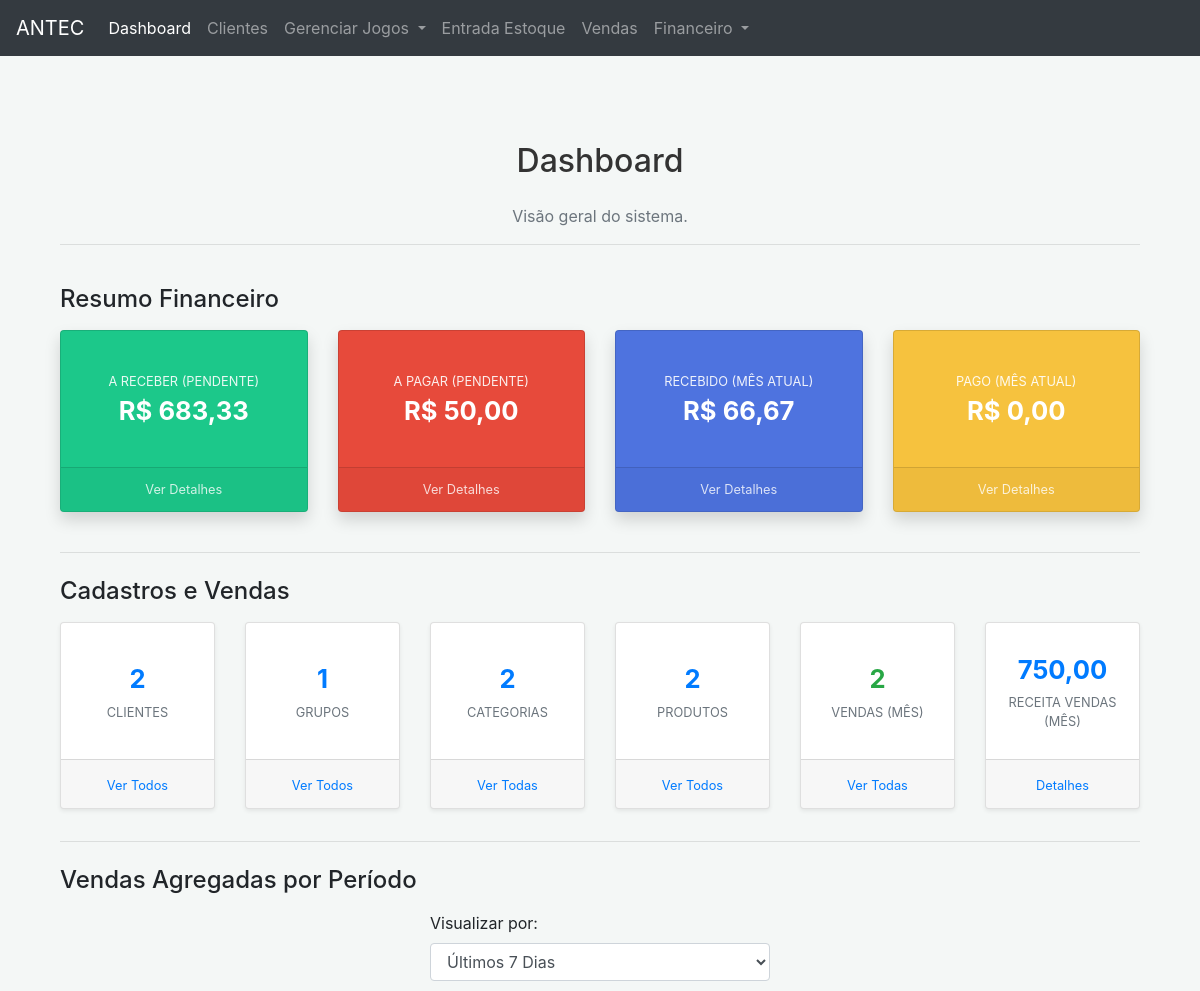
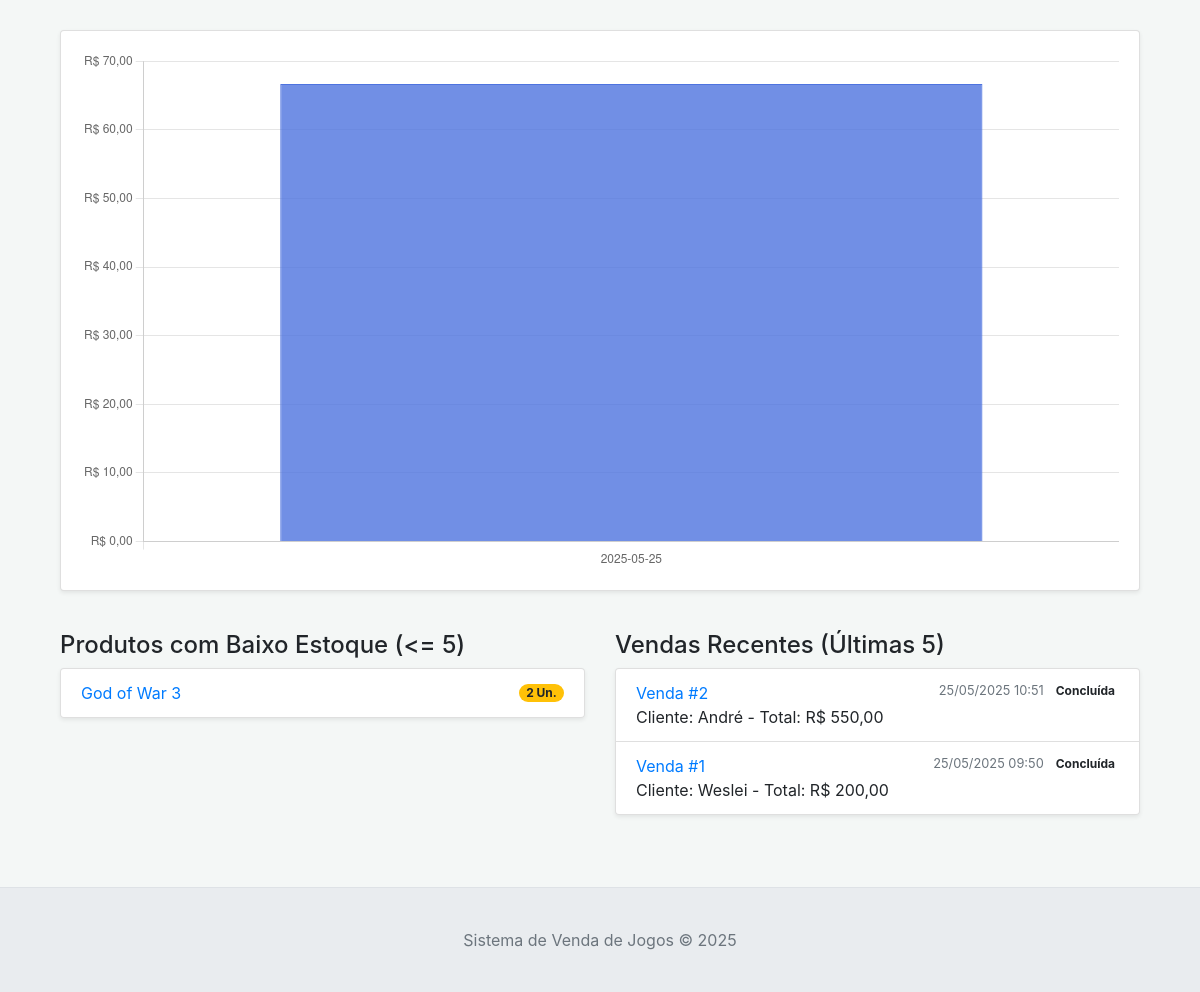
Before: / with the older database file (2 pictures, top to bottom).
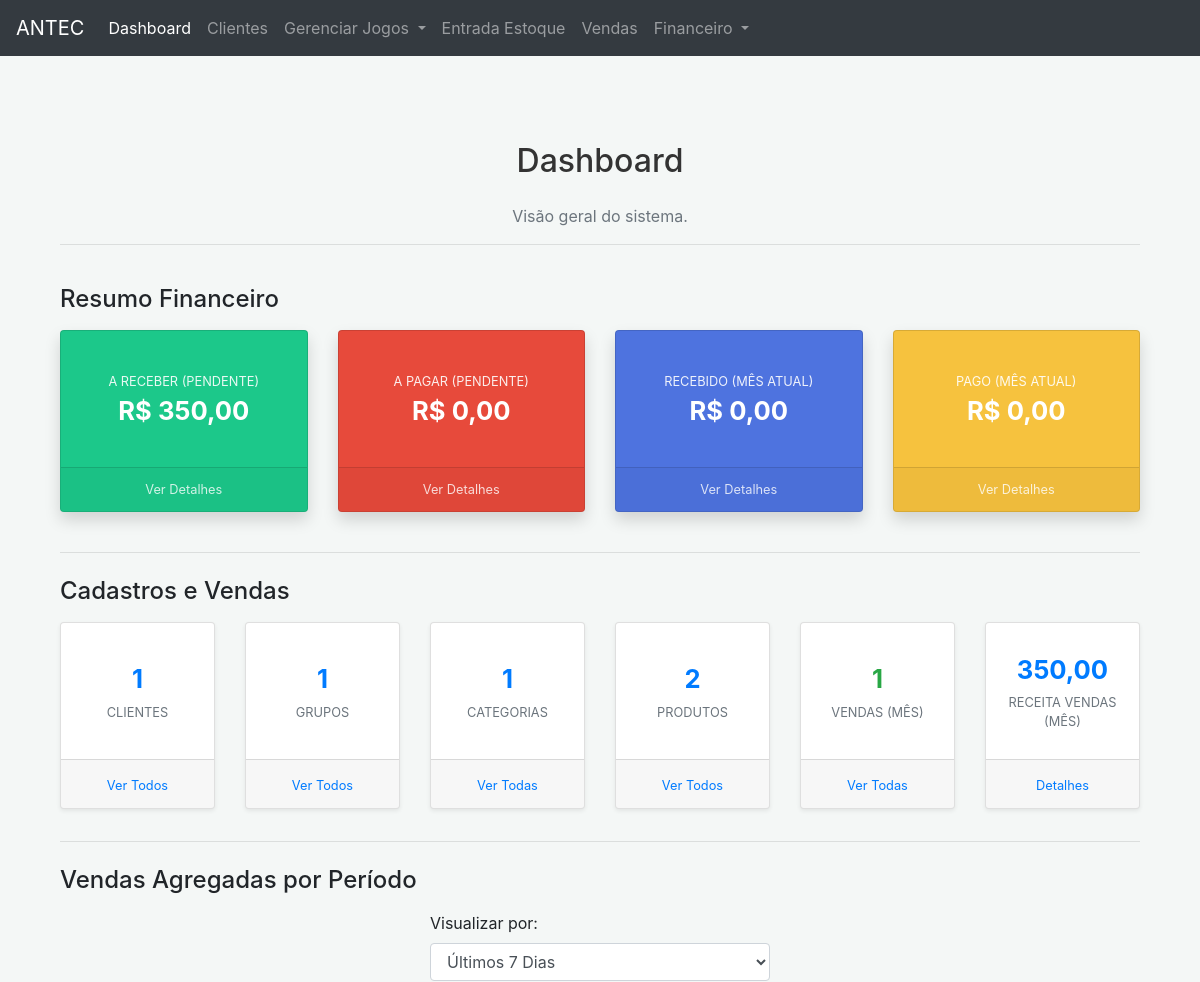
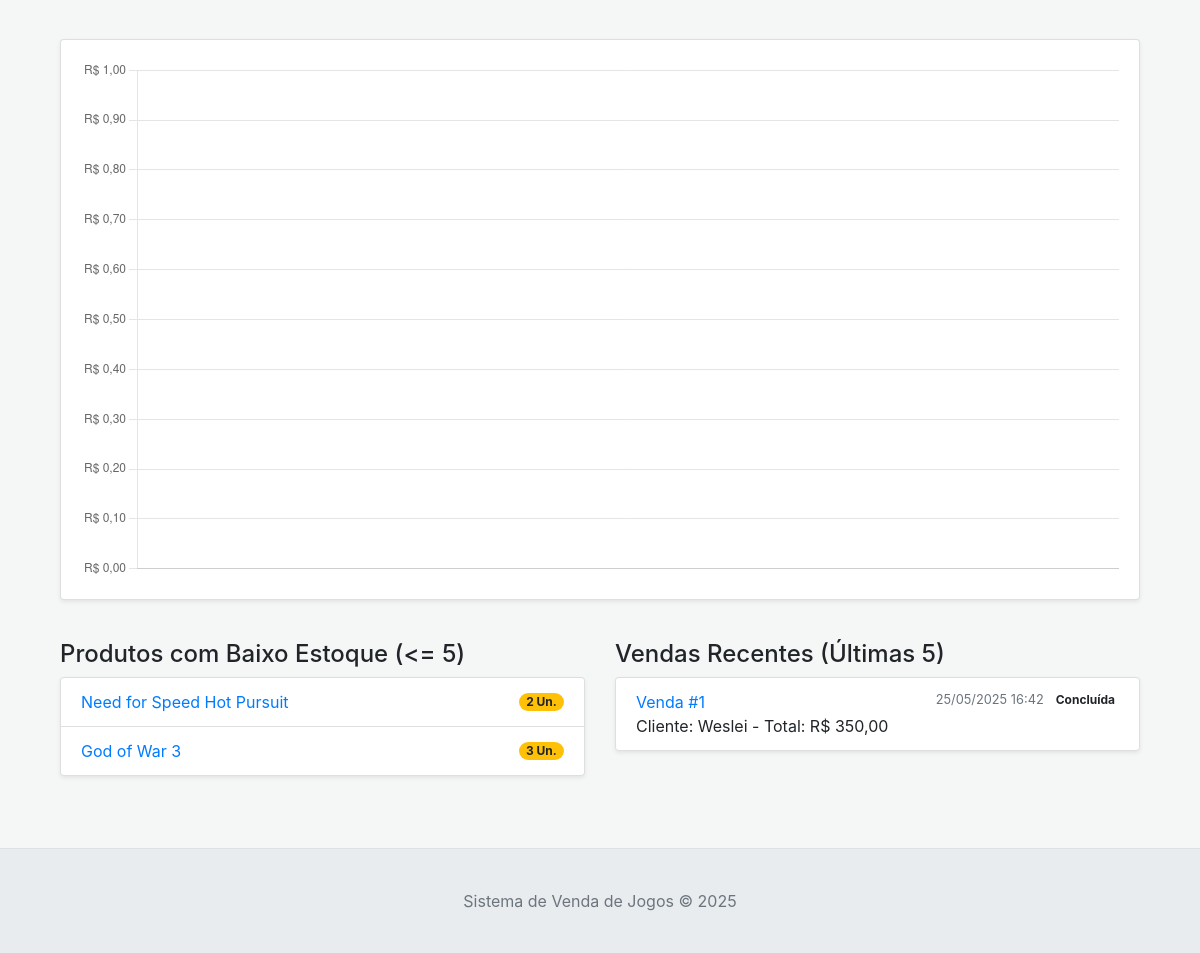
After: the same page with the newer database file (2 pictures, top to bottom).
### tables this page shows
CREATE TABLE produtos (
                id INTEGER PRIMARY KEY AUTOINCREMENT,
                nome TEXT NOT NULL UNIQUE,
                descricao TEXT,
                preco_venda REAL NOT NULL,
                quantidade_estoque INTEGER DEFAULT 0,
                unidade_medida TEXT,
                categoria_id INTEGER,
                data_cadastro DATETIME DEFAULT CURRENT_TIMESTAMP,
                FOREIGN KEY (categoria_id) REFERENCES categorias (id) ON DELETE SET NULL
            );

CREATE TABLE vendas (
                id INTEGER PRIMARY KEY AUTOINCREMENT,
                cliente_id INTEGER,
                data_venda DATETIME DEFAULT CURRENT_TIMESTAMP,
                valor_total REAL NOT NULL,
                status TEXT DEFAULT 'Rascunho',
                observacao TEXT,
                forma_pagamento TEXT,
                numero_parcelas INTEGER DEFAULT 1,
                periodo_pagamento_parcelas TEXT,
                FOREIGN KEY (cliente_id) REFERENCES clientes (id) ON DELETE SET NULL
            );

CREATE TABLE clientes (
                id INTEGER PRIMARY KEY AUTOINCREMENT,
                nome TEXT NOT NULL,
                email TEXT,
                telefone TEXT,
                endereco_rua TEXT,
                endereco_numero TEXT,
                endereco_bairro TEXT,
                endereco_cidade TEXT,
                endereco_uf TEXT,
                endereco_cep TEXT,
                data_cadastro DATETIME DEFAULT CURRENT_TIMESTAMP
            );

### app.py (the view)
@app.route('/')
def dashboard():
    try:
        stats = db_manager.get_dashboard_stats()
        stats['a_receber_total'] = Decimal(stats.get('a_receber_total') if stats.get('a_receber_total') is not None else 0.0)
        vendas_last_7_days = db_manager.get_vendas_last_7_days()
        stats['a_pagar_total'] = Decimal(stats.get('a_pagar_total') if stats.get('a_pagar_total') is not None else 0.0)
        stats['recebido_mes_atual'] = Decimal(stats.get('recebido_mes_atual') if stats.get('recebido_mes_atual') is not None else 0.0)
        stats['pago_mes_atual'] = Decimal(stats.get('pago_mes_atual') if stats.get('pago_mes_atual') is not None else 0.0)
        stats['valor_total_vendas_mes_atual'] = Decimal(stats.get('valor_total_vendas_mes_atual') if stats.get('valor_total_vendas_mes_atual') is not None else 0.0)
    except Exception as e:
        flash(f"Erro ao carregar estatísticas do dashboard: {e}", "danger")
        stats = {
            'total_clientes': 0, 'total_grupos': 0, 'total_categorias': 0, 'total_produtos': 0,
            'total_vendas_mes_atual': 0, 'valor_total_vendas_mes_atual': Decimal('0.00'),
            'a_receber_total': Decimal('0.00'), 'a_pagar_total': Decimal('0.00'),
            'recebido_mes_atual': Decimal('0.00'), 'pago_mes_atual': Decimal('0.00'),
            'produtos_baixo_estoque': [], 'vendas_recentes': []
        }
        vendas_last_7_days = [] # Garante que a variável existe mesmo em caso de erro
    return render_template('dashboard.html', stats=stats, vendas_data=json.dumps([dict(row) for row in vendas_last_7_days]))

### app.py (called while the page is built)
def format_datetime_for_display(dt_str):
    if not dt_str: return "N/A"
    try:
        if isinstance(dt_str, (datetime.datetime, datetime.date)):
            return dt_str.strftime('%d/%m/%Y %H:%M') if isinstance(dt_str, datetime.datetime) else dt_str.strftime('%d/%m/%Y')
        dt_str_cleaned = str(dt_str).replace('Z', '')
        if 'T' in dt_str_cleaned: dt_obj = datetime.datetime.fromisoformat(dt_str_cleaned); return dt_obj.strftime('%d/%m/%Y %H:%M')
        elif ' ' in dt_str_cleaned: dt_obj = datetime.datetime.strptime(dt_str_cleaned, '%Y-%m-%d %H:%M:%S'); return dt_obj.strftime('%d/%m/%Y %H:%M')
        else: dt_obj = datetime.datetime.strptime(dt_str_cleaned, '%Y-%m-%d'); return dt_obj.strftime('%d/%m/%Y')
    except (ValueError, TypeError): return str(dt_str)

@app.context_processor
def inject_now(): return {'now': datetime.datetime.now()}

### database.py (called while the page is built)
    def _get_connection(self):
        conn = sqlite3.connect(self.db_name)
        conn.row_factory = sqlite3.Row # Permite acessar colunas por nome
        return conn

### templates/dashboard.html (shortened to what the changed rows need)
{% extends "base.html" %}
{% block content %}
<div class="container mt-4">
    <div class="row mb-4">
        <div class="col-12">
            <h2 class="text-center">Dashboard</h2>
        </div>
    </div>
    <div class="row">
        <div class="col-xl-3 col-md-6 mb-4">
            <div class="card card-a-receber shadow h-100 card-financeiro">
                <div class="card-body">
                    <div class="stat-title">A Receber (Pendente)</div>
                    <div class="stat-value">R$ {{ "%.2f"|format(stats.a_receber_total if stats else 0.0)|replace('.', ',') }}</div>
                </div>
            </div>
        </div>
        <div class="col-xl-3 col-md-6 mb-4">
            <div class="card card-a-pagar shadow h-100 card-financeiro">
                <div class="card-body">
                    <div class="stat-title">A Pagar (Pendente)</div>
                    <div class="stat-value">R$ {{ "%.2f"|format(stats.a_pagar_total if stats else 0.0)|replace('.', ',') }}</div>
                </div>
            </div>
        </div>
        <div class="col-xl-3 col-md-6 mb-4">
            <div class="card card-recebido-mes shadow h-100 card-financeiro">
                <div class="card-body">
                    <div class="stat-title">Recebido (Mês Atual)</div>
                    <div class="stat-value">R$ {{ "%.2f"|format(stats.recebido_mes_atual if stats else 0.0)|replace('.', ',') }}</div>
                </div>
            </div>
        </div>
    </div>
    <div class="row justify-content-center">
        <div class="col-xl-2 col-md-4 mb-3">
            <div class="card text-center card-stats shadow-sm h-100">
                <div class="card-body">
                    <div class="stat-number">{{ stats.total_clientes if stats else '0' }}</div>
                    <div class="stat-label">Clientes</div>
                </div>
            </div>
        </div>
        <div class="col-xl-2 col-md-4 mb-3">
            <div class="card text-center card-stats shadow-sm h-100">
                <div class="card-body">
                    <div class="stat-number">{{ stats.total_categorias if stats else '0' }}</div>
                    <div class="stat-label">Categorias</div>
                </div>
            </div>
        </div>
        <div class="col-xl-2 col-md-4 mb-3">
            <div class="card text-center card-stats shadow-sm h-100">
                <div class="card-body">
                    <div class="stat-number text-success">{{ stats.total_vendas_mes_atual if stats else '0' }}</div>
                    <div class="stat-label">Vendas (Mês)</div>
                </div>
            </div>
        </div>
        <div class="col-xl-2 col-md-4 mb-3">
            <div class="card text-center card-stats shadow-sm h-100">
                <div class="card-body">
                    <div class="stat-number text-primary">{{ "%.2f"|format(stats.valor_total_vendas_mes_atual if stats else 0.0)|replace('.', ',') }}</div>
                    <div class="stat-label">Receita Vendas (Mês)</div>
                </div>
            </div>
        </div>
    </div>
    <div class="row mb-4">
        <div class="col-12">
            <div class="card shadow-sm">
                <div class="card-body">
                    <canvas id="vendasChart"></canvas>
                </div>
            </div>
        </div>
    </div>
    <div class="row mt-4">
        <div class="col-md-6 mb-4">
            {% if stats and stats.produtos_baixo_estoque %}
            <ul class="list-group shadow-sm">
                {% for produto in stats.produtos_baixo_estoque %}
                <li class="list-group-item d-flex justify-content-between align-items-center">
                    <a href="{{ url_for('produtos_lista', search=produto.nome) }}">{{ produto.nome }}</a>
                    <span class="badge badge-warning badge-pill">{{ produto.quantidade_estoque }} {{ produto.unidade_medida if produto.unidade_medida else 'un.' }}</span>
                </li>
                {% endfor %}
            </ul>
            {% else %}
            <p class="text-muted">Nenhum produto com baixo estoque.</p>
            {% endif %}
        </div>
        <div class="col-md-6 mb-4">
            {% if stats and stats.vendas_recentes %}
            <ul class="list-group shadow-sm">
                {% for venda in stats.vendas_recentes %}
                <li class="list-group-item">
                    <a href="{{ url_for('view_venda_page', venda_id=venda.id) if venda.status != 'Rascunho' else '#' }}"
                       class="{{ 'btn-edit-rascunho' if venda.status == 'Rascunho' else '' }}"
                       data-venda-id="{{ venda.id if venda.status == 'Rascunho' else '' }}"
                       title="{{ 'Editar Rascunho' if venda.status == 'Rascunho' else 'Ver Detalhes' }}">
                        Venda #{{ venda.id }}
                    </a>
                     <span class="badge badge-pill p-1 status-{{ venda.status.lower().replace('í', 'i').replace('ú', 'u').replace('ç', 'c') }} float-right ml-2">{{ venda.status }}</span>
                    <small class="text-muted float-right">{{ venda.data_venda | datetime_display if venda.data_venda else 'Data N/A' }}</small><br>
                    Cliente: {{ venda.cliente_nome or 'N/A' }} - Total: R$ {{ "%.2f"|format(venda.valor_total)|replace('.', ',') }}
                </li>
                {% endfor %}
            </ul>
            {% else %}
            <p class="text-muted">Nenhuma venda recente.</p>
            {% endif %}
        </div>
    </div>
</div>
{% endblock %}

Changed rows visible on the page:
removed vendas: id "2", status "Concluída", data_venda "25/05/2025 10:51", nome "André", valor_total "550,00"
now on this page (row edited): produtos: nome "Need for Speed Hot Pursuit", quantidade_estoque "2", unidade_medida "Un."
changed produtos "God of War 3": quantidade_estoque "2" → "3"
changed vendas "Concluída": data_venda "25/05/2025 09:50" → "25/05/2025 16:42"; valor_total "200,00" → "350,00"
Other visible differences:
{{ "%.2f"|format(stats.a_pagar_total if stats else 0.0)|replace('.', ',') }}: "50,00" → "0,00"
{{ stats.total_clientes if stats else '0' }}: "2" → "1"
{{ stats.total_categorias if stats else '0' }}: "2" → "1"
{{ stats.total_vendas_mes_atual if stats else '0' }}: "2" → "1"
chart data {{ vendas_data | safe }}: [{"periodo": "2025-05-25", "total_vendas": 66.67}] → []
text no longer shown: "683,33 66,67 750,00"
text now shown: "350,00 0,00 350,00"
